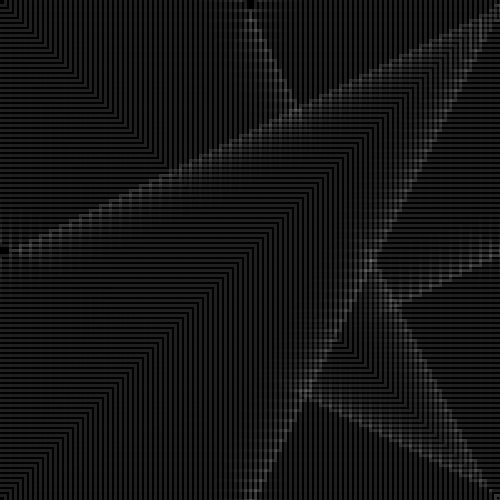
Frame 1 (no input)
Frame 60 (the mouse pressed at the canvas centre just before this capture): identical to frame 1, image omitted
Frame 120 (the mouse held since frame 60 and released just before this capture): identical to frame 1, image omitted

The Processing sketch that drew this single still picture (run headless with seeded random() and noise(); from frame 60 on, the mouse is pressed at the canvas centre):

// Processing sketch: processing_31839
// ── processing_31839.pde

//import processing.pdf.*;


int yo;
int bro;
int ho;
int low;
int blow = 70;
int go = 30;
 
void setup(){
  size (500, 500);
  background (0, 0, 0);
  //beginRecord(PDF, "finalpattern5.pdf");
   
   
        fill(0,0,0,blow);
        strokeWeight(3);
        stroke(255,255,255,go);
                 
        yo = 0;
        bro = 10;
        while(yo < 500){
        rect(yo,yo,bro,bro);
        bro = bro + 5;
        yo = yo + 5;
        }
         
                    fill(0,0,0,blow);
             stroke(255,255,255,go);       
         
                    yo = 0;
                    bro = 10;
                    ho = 10;
                    low = 500;
                    while(yo < 500){
                    rect(yo,low,bro,ho);
                    bro = bro + 5;
                    yo = yo + 5;
                    ho = ho - 5;
                    low = low - 5;
                    }
             
             
            fill(0,0,0,blow);
            stroke(255,255,255,go);
         
            yo = 500;
            bro = 10;
            while(yo > 0){
            rect(yo, yo, bro, bro);
            bro = bro - 5;
            yo = yo - 5;
            }      
           
                                         
                     
                     
                            fill(0,0,0,blow);
                     stroke(255,255,255,go) ;      
         
                            yo = 500;
                            bro = 10;
                            ho = 10;
                            low = 0;
                            while(yo > 0){
                            rect(yo,low,bro,ho);
                            bro = bro - 5;
                            yo = yo - 5;
                            ho = ho + 5;
                            low = low + 5;                   
                            }
                        
}
 
void draw(){
    
      
   
 //  endRecord();
}
